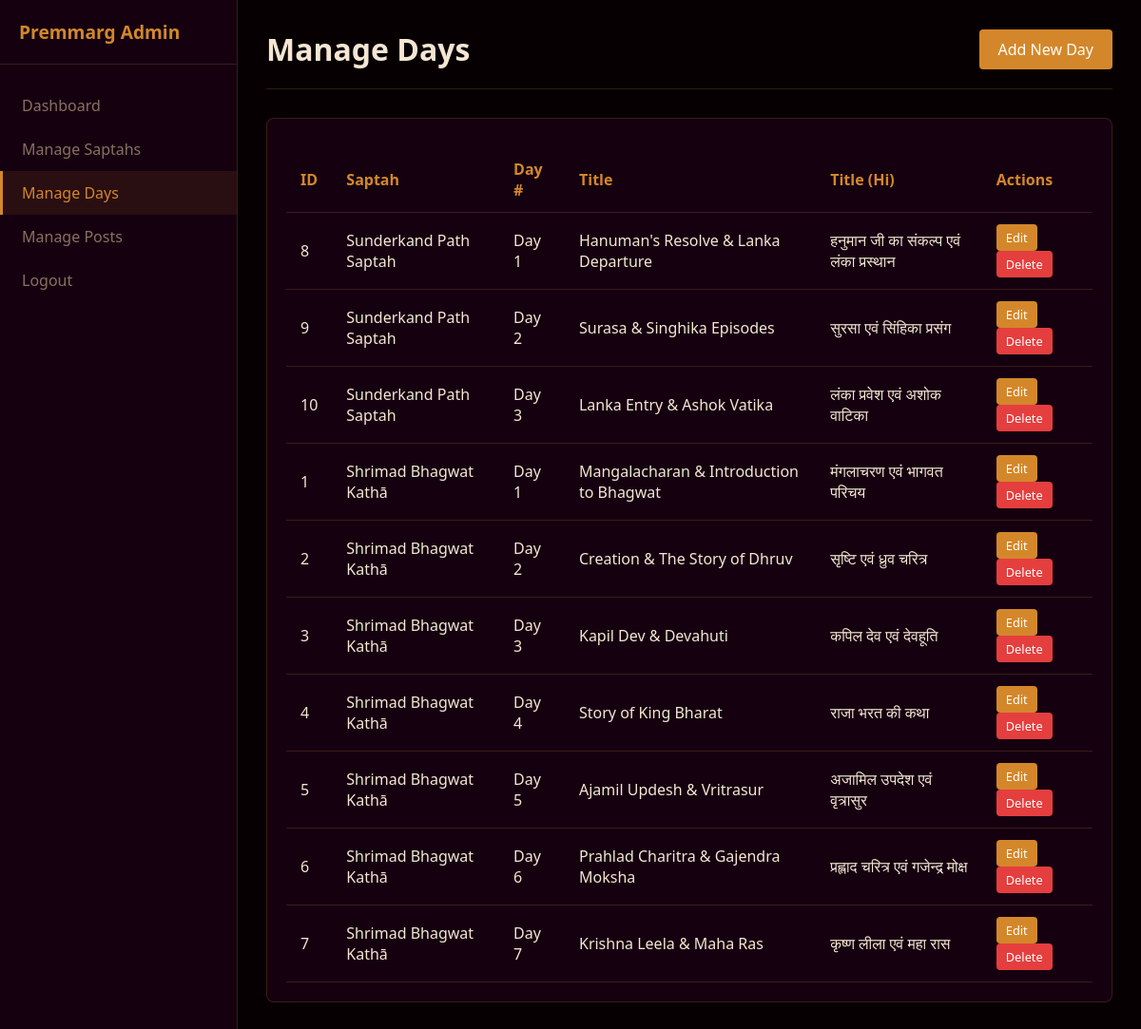
Page /admin/days.php (signed in) on the committed database.
### tables this page shows
CREATE TABLE IF NOT EXISTS days (
    id INT AUTO_INCREMENT PRIMARY KEY,
    saptah_id INT NOT NULL,
    day_number INT NOT NULL,
    title VARCHAR(255) NOT NULL,
    title_hi VARCHAR(255) DEFAULT NULL,
    created_at TIMESTAMP DEFAULT CURRENT_TIMESTAMP,
    FOREIGN KEY (saptah_id) REFERENCES saptah(id) ON DELETE CASCADE,
    UNIQUE KEY unique_saptah_day (saptah_id, day_number)
);

CREATE TABLE IF NOT EXISTS saptah (
    id INT AUTO_INCREMENT PRIMARY KEY,
    title VARCHAR(255) NOT NULL,
    title_hi VARCHAR(255) DEFAULT NULL,
    slug VARCHAR(255) NOT NULL UNIQUE,
    location VARCHAR(255) DEFAULT NULL,
    year INT DEFAULT NULL,
    description TEXT DEFAULT NULL,
    description_hi TEXT DEFAULT NULL,
    image_url VARCHAR(500) DEFAULT NULL,
    created_at TIMESTAMP DEFAULT CURRENT_TIMESTAMP
);

### admin/days.php (the view, shortened to what this page needs)
<?php
require_once 'header.php';
$action = $_GET['action'] ?? 'list';
?>
<div class="header">
    <h1>Manage Days</h1>
    <?php if($action == 'list'): ?>
        <a href="?action=edit" class="btn">Add New Day</a>
    <?php else: ?>
        <a href="days.php" class="btn btn-sm" style="background:#555">Back to List</a>
    <?php endif; ?>
</div>
<?php if ($action == 'list'): ?>
<div class="card">
    <table>
        <tr><th>ID</th><th>Saptah</th><th>Day #</th><th>Title</th><th>Title (Hi)</th><th>Actions</th></tr>
        <?php
        $stmt = $pdo->query('SELECT d.*, s.title as saptah_title FROM days d JOIN saptah s ON d.saptah_id = s.id ORDER BY d.saptah_id DESC, d.day_number ASC');
        while ($row = $stmt->fetch()):
        ?>
        <tr>
            <td><?= $row['id'] ?></td>
            <td><?= htmlspecialchars($row['saptah_title']) ?></td>
            <td>Day <?= $row['day_number'] ?></td>
            <td><?= htmlspecialchars($row['title']) ?></td>
            <td><?= htmlspecialchars($row['title_hi']) ?></td>
            <td>
                <a href="?action=edit&id=<?= $row['id'] ?>" class="btn btn-sm">Edit</a>
                <a href="?action=delete&id=<?= $row['id'] ?>" class="btn btn-sm btn-danger" onclick="return confirm('Delete this Day and all its posts?')">Delete</a>
            </td>
        </tr>
        <?php endwhile; ?>
    </table>
</div>
<?php endif; ?>
<?php require_once 'footer.php'; ?>

### admin/header.php (shortened to what this page needs)
<?php
$current_page = basename($_SERVER['PHP_SELF']);
?>
<!DOCTYPE html>
<html>
<head>
    <link rel="stylesheet" href="admin_style.css">
</head>
<body>
    <div class="admin-layout">
        <div class="sidebar">
            <div class="sidebar-header">Premmarg Admin</div>
            <ul class="nav-menu">
                <li><a href="index.php" class="<?= $current_page=='index.php'?'active':'' ?>">Dashboard</a></li>
                <li><a href="saptahs.php" class="<?= $current_page=='saptahs.php'?'active':'' ?>">Manage Saptahs</a></li>
                <li><a href="days.php" class="<?= $current_page=='days.php'?'active':'' ?>">Manage Days</a></li>
                <li><a href="posts.php" class="<?= $current_page=='posts.php'?'active':'' ?>">Manage Posts</a></li>
                <li><a href="logout.php">Logout</a></li>
            </ul>
        </div>
        <div class="main-content">

### admin/footer.php
        </div>
    </div>
</body>
</html>

### admin/admin_style.css (style rules this page uses)
:root { --primary: #d4872a; --primary-dark: #a86218; --bg-dark: #060003; --bg-card: #150010; --text-main: #f5e6d3; --text-muted: #8a7060; --border: rgba(212,135,42,0.2); --error: #e53e3e; --success: #38a169; }
* { box-sizing: border-box; margin: 0; padding: 0; font-family: 'Segoe UI', Tahoma, Geneva, Verdana, sans-serif; }
body { background: var(--bg-dark); color: var(--text-main); }
a { color: var(--primary); text-decoration: none; }
.admin-layout { display: flex; min-height: 100vh; }
.sidebar { width: 250px; background: var(--bg-card); border-right: 1px solid var(--border); padding: 20px 0; }
.sidebar-header { padding: 0 20px 20px; border-bottom: 1px solid var(--border); margin-bottom: 20px; font-size: 1.2rem; font-weight: bold; color: var(--primary); }
.nav-menu { list-style: none; }
.nav-menu li a { display: block; padding: 12px 20px; color: var(--text-muted); border-left: 3px solid transparent; }
.nav-menu li a:hover, .nav-menu li a.active { background: rgba(212,135,42,0.1); color: var(--primary); border-left-color: var(--primary); }
.main-content { flex: 1; padding: 30px; overflow-y: auto; }
.header { display: flex; justify-content: space-between; align-items: center; margin-bottom: 30px; padding-bottom: 20px; border-bottom: 1px solid var(--border); }
.card { background: var(--bg-card); border: 1px solid var(--border); border-radius: 8px; padding: 20px; margin-bottom: 20px; }
table { width: 100%; border-collapse: collapse; margin-top: 10px; }
th, td { padding: 12px 15px; text-align: left; border-bottom: 1px solid var(--border); }
th { color: var(--primary); font-weight: 600; }
.btn { display: inline-block; padding: 10px 20px; background: var(--primary); color: #fff; border: none; border-radius: 4px; cursor: pointer; text-align: center; }
.btn-sm { padding: 5px 10px; font-size: 0.8rem; }
.btn-danger { background: var(--error); }

### rows in the picture
days: id "8", saptah.title "Sunderkand Path Saptah", day_number "1", title "Hanuman's Resolve & Lanka Departure", title_hi "हनुमान जी का संकल्प एवं लंका प्रस्थान"
days: id "9", saptah.title "Sunderkand Path Saptah", day_number "2", title "Surasa & Singhika Episodes", title_hi "सुरसा एवं सिंहिका प्रसंग"
days: id "10", saptah.title "Sunderkand Path Saptah", day_number "3", title "Lanka Entry & Ashok Vatika", title_hi "लंका प्रवेश एवं अशोक वाटिका"
days: id "1", saptah.title "Shrimad Bhagwat Kathā", day_number "1", title "Mangalacharan & Introduction to Bhagwat", title_hi "मंगलाचरण एवं भागवत परिचय"
days: id "2", saptah.title "Shrimad Bhagwat Kathā", day_number "2", title "Creation & The Story of Dhruv", title_hi "सृष्टि एवं ध्रुव चरित्र"
days: id "3", saptah.title "Shrimad Bhagwat Kathā", day_number "3", title "Kapil Dev & Devahuti", title_hi "कपिल देव एवं देवहूति"
days: id "4", saptah.title "Shrimad Bhagwat Kathā", day_number "4", title "Story of King Bharat", title_hi "राजा भरत की कथा"
days: id "5", saptah.title "Shrimad Bhagwat Kathā", day_number "5", title "Ajamil Updesh & Vritrasur", title_hi "अजामिल उपदेश एवं वृत्रासुर"
days: id "6", saptah.title "Shrimad Bhagwat Kathā", day_number "6", title "Prahlad Charitra & Gajendra Moksha", title_hi "प्रह्लाद चरित्र एवं गजेन्द्र मोक्ष"
days: id "7", saptah.title "Shrimad Bhagwat Kathā", day_number "7", title "Krishna Leela & Maha Ras", title_hi "कृष्ण लीला एवं महा रास"
